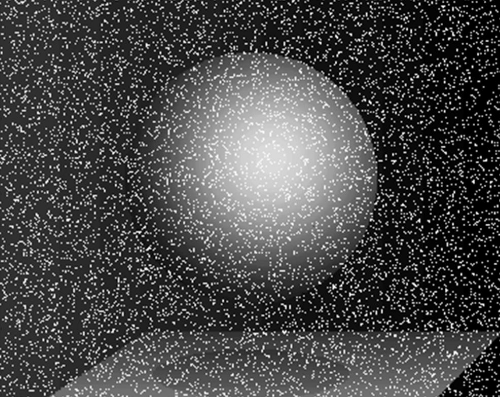
#> input picture s8/atividades/atividade_1/mediana.png, 500 x 397 px
$ python mediana.py
#> lines starting #> are read from the running program, lines starting #| are printed output that depends on the picture
"""
pega a mediana da visinhança
"""
from builtins import range

import cv2


# [6 lines of commented-out code are left out]
original = cv2.imread('mediana.png')
#> original is the input picture: shape (397, 500, 3); min 0, max 255, mean 72.9
resultante = cv2.imread('mediana.png')
original = cv2.cvtColor(original, cv2.COLOR_BGR2GRAY)
#> original: shape (397, 500)
resultante = cv2.cvtColor(resultante, cv2.COLOR_BGR2GRAY)

#Mostra a imagem antes do filtro
cv2.imshow("Cinza", original)
cv2.waitKey(0)

m = [[1,1,1,1,1],[1,1,1,1,1],[1,1,1,1,1],[1,1,1,1,1],[1,1,1,1,1]]

#pega o numero de linhas e colunas
qtdLinhas = len(original)
#> qtdLinhas = 397
qtdColunas = len(original[0])
#> qtdColunas = 500
print(qtdLinhas,qtdColunas)
#| 397 500


#percorre toda a imagem
for l in range(qtdLinhas):

    for c in range(qtdColunas):

        #se não for a primeira coluna ou linha de pixels nem as ultimas, faça(por causa da convolução pixel a pixel)
        if(l>=2 and l<=qtdLinhas-4 and c>=2 and c<=qtdColunas-4):
            lista = []

            #primeira linha
            lista.append(float(original[l - 1][c - 1]) * m[0][0])
            lista.append(float(original[l - 1][c]) * m[0][1])
            lista.append(float(original[l - 1][c + 1]) * m[0][2])
            lista.append(float(original[l - 1][c + 2]) * m[0][3])
            lista.append(float(original[l - 1][c + 3]) * m[0][4])

            #segunda linha
            lista.append(float(original[l][c - 1]) * m[1][0])
            lista.append(float(original[l][c]) * m[1][1])
            lista.append(float(original[l][c + 1]) * m[1][2])
            lista.append(float(original[l][c + 2]) * m[1][3])
            lista.append(float(original[l][c + 3]) * m[1][4])

            #terceira linha
            lista.append(float(original[l + 1][c - 1]) * m[2][0])
            lista.append(float(original[l + 1][c]) * m[2][1])
            lista.append(float(original[l + 1][c + 1]) * m[2][2])
            lista.append(float(original[l + 1][c + 2]) * m[2][3])
            lista.append(float(original[l + 1][c + 3]) * m[2][4])

            #quarta linha
            lista.append(float(original[l + 2][c - 1]) * m[3][0])
            lista.append(float(original[l + 2][c]) * m[3][1])
            lista.append(float(original[l + 2][c + 1]) * m[3][2])
            lista.append(float(original[l + 2][c + 2]) * m[3][3])
            lista.append(float(original[l + 2][c + 3]) * m[3][4])

            #quinta linha
            lista.append(float(original[l + 3][c - 1]) * m[4][0])
            lista.append(float(original[l + 3][c]) * m[4][1])
            lista.append(float(original[l + 3][c + 1]) * m[4][2])
            lista.append(float(original[l + 3][c + 2]) * m[4][3])
            lista.append(float(original[l + 3][c + 3]) * m[4][4])

            #ordena
            lista.sort()

            #pega a mediana
            resultante[l][c] = lista[12]
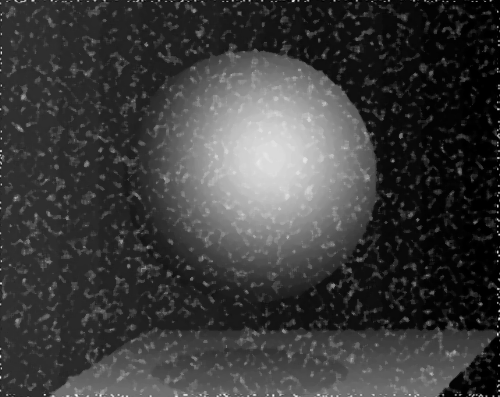
#> resultante: shape (397, 500); min 0, max 250, mean 60


#img = cv2.medianBlur(img,9,dst=None)

cv2.imshow("Mediana", resultante)
cv2.waitKey(0)
